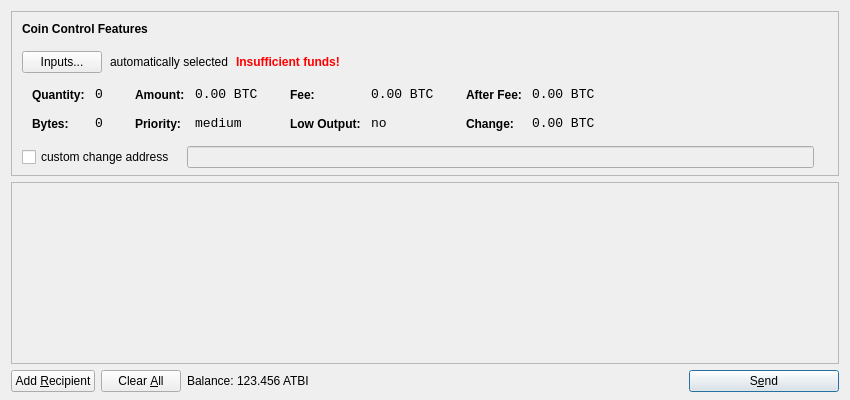
<?xml version="1.0" encoding="UTF-8"?>
<ui version="4.0">
 <class>SendCoinsDialog</class>
 <widget class="QDialog" name="SendCoinsDialog">
  <property name="geometry">
   <rect>
    <x>0</x>
    <y>0</y>
    <width>850</width>
    <height>400</height>
   </rect>
  </property>
  <property name="windowTitle">
   <string>Send Coins</string>
  </property>
  <layout class="QVBoxLayout" name="verticalLayout" stretch="0,1,0">
   <property name="bottomMargin">
    <number>8</number>
   </property>
   <item>
    <widget class="QFrame" name="frameCoinControl">
     <property name="sizePolicy">
      <sizepolicy hsizetype="Expanding" vsizetype="Expanding">
       <horstretch>0</horstretch>
       <verstretch>0</verstretch>
      </sizepolicy>
     </property>
     <property name="maximumSize">
      <size>
       <width>16777215</width>
       <height>16777215</height>
      </size>
     </property>
     <property name="frameShape">
      <enum>QFrame::StyledPanel</enum>
     </property>
     <property name="frameShadow">
      <enum>QFrame::Sunken</enum>
     </property>
     <layout class="QVBoxLayout" name="verticalLayoutCoinControl2">
      <property name="spacing">
       <number>-1</number>
      </property>
      <property name="leftMargin">
       <number>0</number>
      </property>
      <property name="topMargin">
       <number>0</number>
      </property>
      <property name="rightMargin">
       <number>0</number>
      </property>
      <property name="bottomMargin">
       <number>6</number>
      </property>
      <item>
       <layout class="QVBoxLayout" name="verticalLayoutCoinControl" stretch="0,0,0,0,1">
        <property name="spacing">
         <number>0</number>
        </property>
        <property name="leftMargin">
         <number>10</number>
        </property>
        <property name="topMargin">
         <number>10</number>
        </property>
        <item>
         <layout class="QHBoxLayout" name="horizontalLayoutCoinControl1">
          <property name="bottomMargin">
           <number>15</number>
          </property>
          <item>
           <widget class="QLabel" name="labelCoinControlFeatures">
            <property name="sizePolicy">
             <sizepolicy hsizetype="Preferred" vsizetype="Maximum">
              <horstretch>0</horstretch>
              <verstretch>0</verstretch>
             </sizepolicy>
            </property>
            <property name="font">
             <font>
              <weight>75</weight>
              <bold>true</bold>
             </font>
            </property>
            <property name="styleSheet">
             <string notr="true">font-weight:bold;</string>
            </property>
            <property name="text">
             <string>Coin Control Features</string>
            </property>
           </widget>
          </item>
         </layout>
        </item>
        <item>
         <layout class="QHBoxLayout" name="horizontalLayoutCoinControl2" stretch="0,0,0,0">
          <property name="spacing">
           <number>8</number>
          </property>
          <property name="bottomMargin">
           <number>10</number>
          </property>
          <item>
           <widget class="QPushButton" name="pushButtonCoinControl">
            <property name="styleSheet">
             <string notr="true"/>
            </property>
            <property name="text">
             <string>Inputs...</string>
            </property>
           </widget>
          </item>
          <item>
           <widget class="QLabel" name="labelCoinControlAutomaticallySelected">
            <property name="text">
             <string>automatically selected</string>
            </property>
            <property name="margin">
             <number>5</number>
            </property>
           </widget>
          </item>
          <item>
           <widget class="QLabel" name="labelCoinControlInsuffFunds">
            <property name="font">
             <font>
              <weight>75</weight>
              <bold>true</bold>
             </font>
            </property>
            <property name="styleSheet">
             <string notr="true">color:red;font-weight:bold;</string>
            </property>
            <property name="text">
             <string>Insufficient funds!</string>
            </property>
            <property name="margin">
             <number>5</number>
            </property>
           </widget>
          </item>
          <item>
           <spacer name="horizontalSpacerCoinControl">
            <property name="orientation">
             <enum>Qt::Horizontal</enum>
            </property>
            <property name="sizeHint" stdset="0">
             <size>
              <width>40</width>
              <height>1</height>
             </size>
            </property>
           </spacer>
          </item>
         </layout>
        </item>
        <item>
         <widget class="QWidget" name="widgetCoinControl" native="true">
          <property name="sizePolicy">
           <sizepolicy hsizetype="Preferred" vsizetype="Preferred">
            <horstretch>0</horstretch>
            <verstretch>0</verstretch>
           </sizepolicy>
          </property>
          <property name="minimumSize">
           <size>
            <width>0</width>
            <height>0</height>
           </size>
          </property>
          <property name="styleSheet">
           <string notr="true"/>
          </property>
          <layout class="QHBoxLayout" name="horizontalLayoutCoinControl5">
           <property name="margin">
            <number>0</number>
           </property>
           <item>
            <layout class="QHBoxLayout" name="horizontalLayoutCoinControl3" stretch="0,0,0,1">
             <property name="spacing">
              <number>20</number>
             </property>
             <property name="topMargin">
              <number>0</number>
             </property>
             <property name="bottomMargin">
              <number>10</number>
             </property>
             <item>
              <layout class="QFormLayout" name="formLayoutCoinControl1">
               <property name="horizontalSpacing">
                <number>10</number>
               </property>
               <property name="verticalSpacing">
                <number>14</number>
               </property>
               <property name="leftMargin">
                <number>10</number>
               </property>
               <property name="topMargin">
                <number>4</number>
               </property>
               <property name="rightMargin">
                <number>6</number>
               </property>
               <item row="0" column="0">
                <widget class="QLabel" name="labelCoinControlQuantityText">
                 <property name="styleSheet">
                  <string notr="true">font-weight:bold;</string>
                 </property>
                 <property name="text">
                  <string>Quantity:</string>
                 </property>
                 <property name="margin">
                  <number>0</number>
                 </property>
                </widget>
               </item>
               <item row="0" column="1">
                <widget class="QLabel" name="labelCoinControlQuantity">
                 <property name="font">
                  <font>
                   <family>Monospace</family>
                   <pointsize>10</pointsize>
                  </font>
                 </property>
                 <property name="cursor">
                  <cursorShape>IBeamCursor</cursorShape>
                 </property>
                 <property name="contextMenuPolicy">
                  <enum>Qt::ActionsContextMenu</enum>
                 </property>
                 <property name="text">
                  <string notr="true">0</string>
                 </property>
                 <property name="margin">
                  <number>0</number>
                 </property>
                 <property name="textInteractionFlags">
                  <set>Qt::LinksAccessibleByMouse|Qt::TextSelectableByKeyboard|Qt::TextSelectableByMouse</set>
                 </property>
                </widget>
               </item>
               <item row="1" column="0">
                <widget class="QLabel" name="labelCoinControlBytesText">
                 <property name="styleSheet">
                  <string notr="true">font-weight:bold;</string>
                 </property>
                 <property name="text">
                  <string>Bytes:</string>
                 </property>
                </widget>
               </item>
               <item row="1" column="1">
                <widget class="QLabel" name="labelCoinControlBytes">
                 <property name="font">
                  <font>
                   <family>Monospace</family>
                   <pointsize>10</pointsize>
                  </font>
                 </property>
                 <property name="cursor">
                  <cursorShape>IBeamCursor</cursorShape>
                 </property>
                 <property name="contextMenuPolicy">
                  <enum>Qt::ActionsContextMenu</enum>
                 </property>
                 <property name="text">
                  <string notr="true">0</string>
                 </property>
                 <property name="textInteractionFlags">
                  <set>Qt::LinksAccessibleByMouse|Qt::TextSelectableByKeyboard|Qt::TextSelectableByMouse</set>
                 </property>
                </widget>
               </item>
              </layout>
             </item>
             <item>
              <layout class="QFormLayout" name="formLayoutCoinControl2">
               <property name="horizontalSpacing">
                <number>10</number>
               </property>
               <property name="verticalSpacing">
                <number>14</number>
               </property>
               <property name="leftMargin">
                <number>6</number>
               </property>
               <property name="topMargin">
                <number>4</number>
               </property>
               <property name="rightMargin">
                <number>6</number>
               </property>
               <item row="0" column="0">
                <widget class="QLabel" name="labelCoinControlAmountText">
                 <property name="styleSheet">
                  <string notr="true">font-weight:bold;</string>
                 </property>
                 <property name="text">
                  <string>Amount:</string>
                 </property>
                 <property name="margin">
                  <number>0</number>
                 </property>
                </widget>
               </item>
               <item row="0" column="1">
                <widget class="QLabel" name="labelCoinControlAmount">
                 <property name="font">
                  <font>
                   <family>Monospace</family>
                   <pointsize>10</pointsize>
                  </font>
                 </property>
                 <property name="cursor">
                  <cursorShape>IBeamCursor</cursorShape>
                 </property>
                 <property name="contextMenuPolicy">
                  <enum>Qt::ActionsContextMenu</enum>
                 </property>
                 <property name="text">
                  <string notr="true">0.00 BTC</string>
                 </property>
                 <property name="textInteractionFlags">
                  <set>Qt::LinksAccessibleByMouse|Qt::TextSelectableByKeyboard|Qt::TextSelectableByMouse</set>
                 </property>
                </widget>
               </item>
               <item row="1" column="0">
                <widget class="QLabel" name="labelCoinControlPriorityText">
                 <property name="styleSheet">
                  <string notr="true">font-weight:bold;</string>
                 </property>
                 <property name="text">
                  <string>Priority:</string>
                 </property>
                </widget>
               </item>
               <item row="1" column="1">
                <widget class="QLabel" name="labelCoinControlPriority">
                 <property name="font">
                  <font>
                   <family>Monospace</family>
                   <pointsize>10</pointsize>
                  </font>
                 </property>
                 <property name="cursor">
                  <cursorShape>IBeamCursor</cursorShape>
                 </property>
                 <property name="contextMenuPolicy">
                  <enum>Qt::ActionsContextMenu</enum>
                 </property>
                 <property name="text">
                  <string>medium</string>
                 </property>
                 <property name="textInteractionFlags">
                  <set>Qt::LinksAccessibleByMouse|Qt::TextSelectableByKeyboard|Qt::TextSelectableByMouse</set>
                 </property>
                </widget>
               </item>
              </layout>
             </item>
             <item>
              <layout class="QFormLayout" name="formLayoutCoinControl3">
               <property name="horizontalSpacing">
                <number>10</number>
               </property>
               <property name="verticalSpacing">
                <number>14</number>
               </property>
               <property name="leftMargin">
                <number>6</number>
               </property>
               <property name="topMargin">
                <number>4</number>
               </property>
               <property name="rightMargin">
                <number>6</number>
               </property>
               <item row="0" column="0">
                <widget class="QLabel" name="labelCoinControlFeeText">
                 <property name="styleSheet">
                  <string notr="true">font-weight:bold;</string>
                 </property>
                 <property name="text">
                  <string>Fee:</string>
                 </property>
                 <property name="margin">
                  <number>0</number>
                 </property>
                </widget>
               </item>
               <item row="0" column="1">
                <widget class="QLabel" name="labelCoinControlFee">
                 <property name="font">
                  <font>
                   <family>Monospace</family>
                   <pointsize>10</pointsize>
                  </font>
                 </property>
                 <property name="cursor">
                  <cursorShape>IBeamCursor</cursorShape>
                 </property>
                 <property name="contextMenuPolicy">
                  <enum>Qt::ActionsContextMenu</enum>
                 </property>
                 <property name="text">
                  <string notr="true">0.00 BTC</string>
                 </property>
                 <property name="textInteractionFlags">
                  <set>Qt::LinksAccessibleByMouse|Qt::TextSelectableByKeyboard|Qt::TextSelectableByMouse</set>
                 </property>
                </widget>
               </item>
               <item row="1" column="0">
                <widget class="QLabel" name="labelCoinControlLowOutputText">
                 <property name="styleSheet">
                  <string notr="true">font-weight:bold;</string>
                 </property>
                 <property name="text">
                  <string>Low Output:</string>
                 </property>
                </widget>
               </item>
               <item row="1" column="1">
                <widget class="QLabel" name="labelCoinControlLowOutput">
                 <property name="font">
                  <font>
                   <family>Monospace</family>
                   <pointsize>10</pointsize>
                  </font>
                 </property>
                 <property name="cursor">
                  <cursorShape>IBeamCursor</cursorShape>
                 </property>
                 <property name="contextMenuPolicy">
                  <enum>Qt::ActionsContextMenu</enum>
                 </property>
                 <property name="text">
                  <string>no</string>
                 </property>
                 <property name="textInteractionFlags">
                  <set>Qt::LinksAccessibleByMouse|Qt::TextSelectableByKeyboard|Qt::TextSelectableByMouse</set>
                 </property>
                </widget>
               </item>
              </layout>
             </item>
             <item>
              <layout class="QFormLayout" name="formLayoutCoinControl4">
               <property name="horizontalSpacing">
                <number>10</number>
               </property>
               <property name="verticalSpacing">
                <number>14</number>
               </property>
               <property name="leftMargin">
                <number>6</number>
               </property>
               <property name="topMargin">
                <number>4</number>
               </property>
               <property name="rightMargin">
                <number>6</number>
               </property>
               <item row="0" column="0">
                <widget class="QLabel" name="labelCoinControlAfterFeeText">
                 <property name="styleSheet">
                  <string notr="true">font-weight:bold;</string>
                 </property>
                 <property name="text">
                  <string>After Fee:</string>
                 </property>
                 <property name="margin">
                  <number>0</number>
                 </property>
                </widget>
               </item>
               <item row="0" column="1">
                <widget class="QLabel" name="labelCoinControlAfterFee">
                 <property name="font">
                  <font>
                   <family>Monospace</family>
                   <pointsize>10</pointsize>
                  </font>
                 </property>
                 <property name="cursor">
                  <cursorShape>IBeamCursor</cursorShape>
                 </property>
                 <property name="contextMenuPolicy">
                  <enum>Qt::ActionsContextMenu</enum>
                 </property>
                 <property name="text">
                  <string notr="true">0.00 BTC</string>
                 </property>
                 <property name="textInteractionFlags">
                  <set>Qt::LinksAccessibleByMouse|Qt::TextSelectableByKeyboard|Qt::TextSelectableByMouse</set>
                 </property>
                </widget>
               </item>
               <item row="1" column="0">
                <widget class="QLabel" name="labelCoinControlChangeText">
                 <property name="styleSheet">
                  <string notr="true">font-weight:bold;</string>
                 </property>
                 <property name="text">
                  <string>Change:</string>
                 </property>
                </widget>
               </item>
               <item row="1" column="1">
                <widget class="QLabel" name="labelCoinControlChange">
                 <property name="font">
                  <font>
                   <family>Monospace</family>
                   <pointsize>10</pointsize>
                  </font>
                 </property>
                 <property name="cursor">
                  <cursorShape>IBeamCursor</cursorShape>
                 </property>
                 <property name="contextMenuPolicy">
                  <enum>Qt::ActionsContextMenu</enum>
                 </property>
                 <property name="text">
                  <string notr="true">0.00 BTC</string>
                 </property>
                 <property name="textInteractionFlags">
                  <set>Qt::LinksAccessibleByMouse|Qt::TextSelectableByKeyboard|Qt::TextSelectableByMouse</set>
                 </property>
                </widget>
               </item>
              </layout>
             </item>
            </layout>
           </item>
          </layout>
         </widget>
        </item>
        <item>
         <layout class="QHBoxLayout" name="horizontalLayoutCoinControl4" stretch="0,0,0">
          <property name="spacing">
           <number>12</number>
          </property>
          <property name="sizeConstraint">
           <enum>QLayout::SetDefaultConstraint</enum>
          </property>
          <property name="topMargin">
           <number>5</number>
          </property>
          <property name="rightMargin">
           <number>5</number>
          </property>
          <item>
           <widget class="QCheckBox" name="checkBoxCoinControlChange">
            <property name="text">
             <string>custom change address</string>
            </property>
           </widget>
          </item>
          <item>
           <widget class="QLineEdit" name="lineEditCoinControlChange">
            <property name="enabled">
             <bool>false</bool>
            </property>
            <property name="sizePolicy">
             <sizepolicy hsizetype="Expanding" vsizetype="Fixed">
              <horstretch>0</horstretch>
              <verstretch>0</verstretch>
             </sizepolicy>
            </property>
           </widget>
          </item>
          <item>
           <widget class="QLabel" name="labelCoinControlChangeLabel">
            <property name="sizePolicy">
             <sizepolicy hsizetype="Preferred" vsizetype="Expanding">
              <horstretch>0</horstretch>
              <verstretch>0</verstretch>
             </sizepolicy>
            </property>
            <property name="minimumSize">
             <size>
              <width>0</width>
              <height>0</height>
             </size>
            </property>
            <property name="text">
             <string/>
            </property>
            <property name="margin">
             <number>3</number>
            </property>
           </widget>
          </item>
         </layout>
        </item>
        <item>
         <spacer name="verticalSpacerCoinControl">
          <property name="orientation">
           <enum>Qt::Vertical</enum>
          </property>
          <property name="sizeHint" stdset="0">
           <size>
            <width>800</width>
            <height>1</height>
           </size>
          </property>
         </spacer>
        </item>
       </layout>
      </item>
     </layout>
    </widget>
   </item>
   <item>
    <widget class="QScrollArea" name="scrollArea">
     <property name="widgetResizable">
      <bool>true</bool>
     </property>
     <widget class="QWidget" name="scrollAreaWidgetContents">
      <property name="geometry">
       <rect>
        <x>0</x>
        <y>0</y>
        <width>830</width>
        <height>165</height>
       </rect>
      </property>
      <layout class="QVBoxLayout" name="verticalLayout_2">
       <property name="margin">
        <number>0</number>
       </property>
       <item>
        <layout class="QVBoxLayout" name="entries">
         <property name="spacing">
          <number>6</number>
         </property>
        </layout>
       </item>
       <item>
        <spacer name="verticalSpacer">
         <property name="orientation">
          <enum>Qt::Vertical</enum>
         </property>
         <property name="sizeHint" stdset="0">
          <size>
           <width>20</width>
           <height>40</height>
          </size>
         </property>
        </spacer>
       </item>
      </layout>
     </widget>
    </widget>
   </item>
   <item>
    <layout class="QHBoxLayout" name="horizontalLayout">
     <item>
      <widget class="QPushButton" name="addButton">
       <property name="toolTip">
        <string>Send to multiple recipients at once</string>
       </property>
       <property name="text">
        <string>Add &amp;Recipient</string>
       </property>
       <property name="icon">
        <iconset resource="../bitcoin.qrc">
         <normaloff>:/icons/add</normaloff>:/icons/add</iconset>
       </property>
       <property name="autoDefault">
        <bool>false</bool>
       </property>
      </widget>
     </item>
     <item>
      <widget class="QPushButton" name="clearButton">
       <property name="sizePolicy">
        <sizepolicy hsizetype="Minimum" vsizetype="Fixed">
         <horstretch>0</horstretch>
         <verstretch>0</verstretch>
        </sizepolicy>
       </property>
       <property name="toolTip">
        <string>Remove all transaction fields</string>
       </property>
       <property name="text">
        <string>Clear &amp;All</string>
       </property>
       <property name="icon">
        <iconset resource="../bitcoin.qrc">
         <normaloff>:/icons/remove</normaloff>:/icons/remove</iconset>
       </property>
       <property name="autoRepeatDelay">
        <number>300</number>
       </property>
       <property name="autoDefault">
        <bool>false</bool>
       </property>
      </widget>
     </item>
     <item>
      <layout class="QHBoxLayout" name="horizontalLayout_2">
       <property name="spacing">
        <number>3</number>
       </property>
       <item>
        <widget class="QLabel" name="label">
         <property name="text">
          <string>Balance:</string>
         </property>
        </widget>
       </item>
       <item>
        <widget class="QLabel" name="labelBalance">
         <property name="cursor">
          <cursorShape>IBeamCursor</cursorShape>
         </property>
         <property name="text">
          <string>123.456 ATBI</string>
         </property>
         <property name="textInteractionFlags">
          <set>Qt::LinksAccessibleByMouse|Qt::TextSelectableByKeyboard|Qt::TextSelectableByMouse</set>
         </property>
        </widget>
       </item>
      </layout>
     </item>
     <item>
      <spacer name="horizontalSpacer">
       <property name="orientation">
        <enum>Qt::Horizontal</enum>
       </property>
       <property name="sizeHint" stdset="0">
        <size>
         <width>40</width>
         <height>20</height>
        </size>
       </property>
      </spacer>
     </item>
     <item>
      <widget class="QPushButton" name="sendButton">
       <property name="minimumSize">
        <size>
         <width>150</width>
         <height>0</height>
        </size>
       </property>
       <property name="toolTip">
        <string>Confirm the send action</string>
       </property>
       <property name="text">
        <string>S&amp;end</string>
       </property>
       <property name="icon">
        <iconset resource="../bitcoin.qrc">
         <normaloff>:/icons/send</normaloff>:/icons/send</iconset>
       </property>
       <property name="default">
        <bool>true</bool>
       </property>
      </widget>
     </item>
    </layout>
   </item>
  </layout>
 </widget>
 <resources>
  <include location="../bitcoin.qrc"/>
 </resources>
 <connections/>
</ui>
